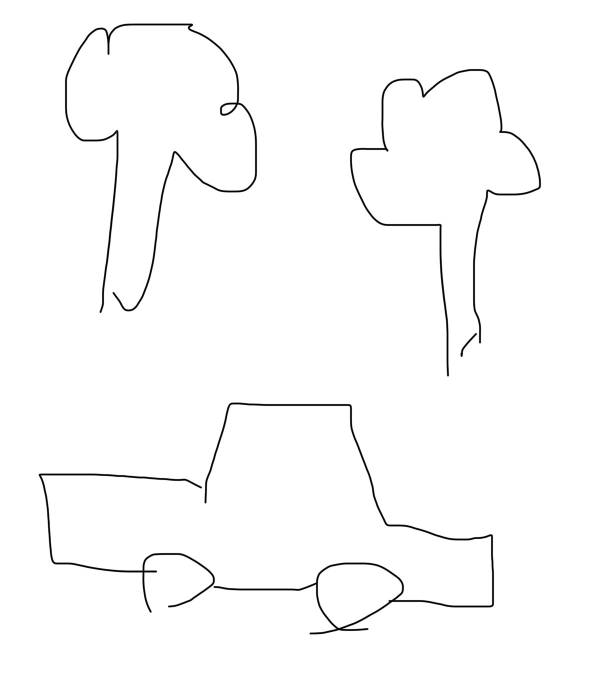
#> input picture assets/IMG_4368.jpg, 1179 x 1347 px (shown at 1/2 size)
$ python photo_to_sketch.py ../assets/IMG_4368.jpg ../assets/scatter_sheet_lineart_char.png
#> lines starting #> are read from the running program, lines starting #| are printed output that depends on the picture; after the words box and inside, x2 and y2 are one past the last pixel; in counts of white or black regions, pixels touching at a corner belong together
#> in photo_file_to_sketch, gray is the input picture: shape (1347, 1179); min 0, max 255, mean 251
"""ホワイトボード等を撮った写真 → クリーンな線画 (白背景・黒線) を抽出。

実機入力 (カメラで撮ったボード上の手描き) を想定:
  - 照明ムラ・グレア・反射・汚れがある不透明ボード + 黒マーカーの線
  - 適応的二値化 (局所閾値) で照明ムラに強くマーカー線を抽出
  - 小ノイズ + 主クラスタから離れた迷い線/ボード縁を除去
  - 線の bbox を margin 付きでクロップ → 白背景の正方キャンバスに contain 配置

HEIC は呼び出し側で PIL+pillow_heif で読み込んで渡すか、 path 指定で cv2 が
読める形式 (PNG/JPG) を渡す。
"""
from __future__ import annotations

from pathlib import Path

import cv2
import numpy as np


def extract_sketch(gray: np.ndarray, canvas: int = 1024, margin: float = 0.10,
                   min_area: int = 80, cluster_expand: float = 0.7) -> np.ndarray | None:
    """グレースケール写真 → 白背景・黒線の正方キャンバス (np.uint8) を返す。

    線が見つからなければ None。
    """
#> called with canvas = 1024, margin = 0.1, min_area = 80, cluster_expand = 0.7
    h, w = gray.shape
#> h = 1347; w = 1179
    sc = 1400.0 / max(h, w)
#> sc = 1.04
    g = cv2.resize(gray, (int(w * sc), int(h * sc)))
    bl = cv2.GaussianBlur(g, (5, 5), 0)
    # 適応的二値化 (暗い線=前景)。 blockSize 大きめで照明ムラに頑健。
    th = cv2.adaptiveThreshold(bl, 255, cv2.ADAPTIVE_THRESH_GAUSSIAN_C,
                               cv2.THRESH_BINARY_INV, 51, 15)
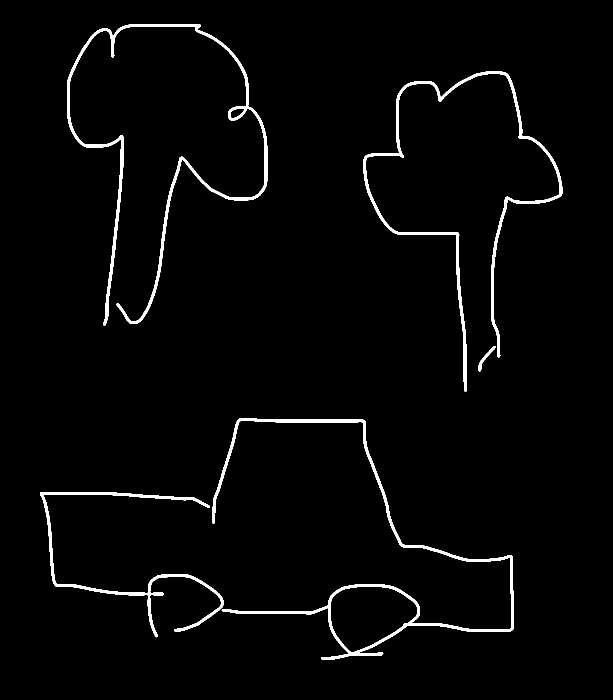
#> th: shape (1400, 1225) (shown at 1/2 size); 2.3% white; 5 white regions, box (x1, y1, x2, y2) and area: (424, 836, 1027, 1320) 11517, (134, 48, 535, 651) 11489, (727, 143, 1125, 783) 9830, (80, 984, 447, 1275) 6172, (956, 692, 991, 743) 341
    n, lab, stats, cent = cv2.connectedComponentsWithStats(th)
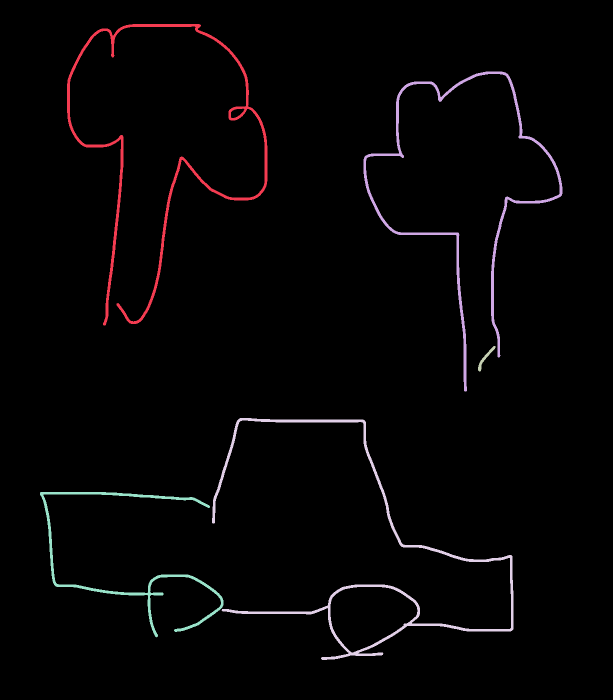
#> lab: shape (1400, 1225) int32 (shown at 1/2 size); 6 distinct labels, from 0 to 5; one colour per label, 0 black
#> n = 6; stats = [[0, 0, 1225, 1400, 1675651], [134, 48, 401, 603, 11489], [727, 143, 398, 640, 9830], [956, 692, 35, 51, 341], [424, 836, 603, 484, 11517], [80, 984, 367, 291, 6172]]; cent = [[612.6, 699.6], [321.4, 309.2], [928.2, 404.1], [970.3, 716.2], [728, 1109.3], [260, 1115.8]]
    comps = [(stats[i, cv2.CC_STAT_AREA], i, cent[i])
             for i in range(1, n) if stats[i, cv2.CC_STAT_AREA] >= min_area]
#> comps = [(11489, 1, [321.4, 309.2]), (9830, 2, [928.2, 404.1]), (341, 3, [970.3, 716.2]), (11517, 4, [728, 1109.3]), (6172, 5, [260, 1115.8])]
    if not comps:
        return None
    # 最大成分 (主題の輪郭) の bbox を基準に、 そこから離れた迷い線/縁を除去
    main = max(comps, key=lambda c: c[0])[1]
#> main = 4
    mx, my, mw, mh = (stats[main, cv2.CC_STAT_LEFT], stats[main, cv2.CC_STAT_TOP],
                      stats[main, cv2.CC_STAT_WIDTH], stats[main, cv2.CC_STAT_HEIGHT])
#> mx = 424; my = 836; mw = 603; mh = 484
    ex, ey = mw * cluster_expand, mh * cluster_expand
#> ex = 422.1; ey = 338.8
    x0e, y0e, x1e, y1e = mx - ex, my - ey, mx + mw + ex, my + mh + ey
#> x0e = 1.9; y0e = 497.2; x1e = 1449.1; y1e = 1658.8
    keep = np.zeros_like(th)
    for area, i, (cx, cy) in comps:
        if x0e <= cx <= x1e and y0e <= cy <= y1e:
            keep[lab == i] = 255
#> this loop made 5 passes
#> (area, cx, cy) on passes 1 to 5: (11489, 321.4, 309.2), (9830, 928.2, 404.1), (341, 970.3, 716.2), (11517, 728, 1109.3), (6172, 260, 1115.8)
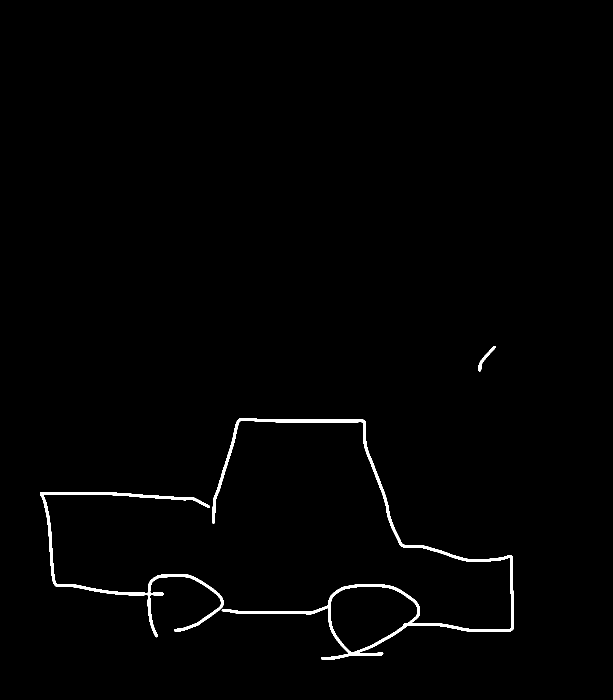
#> keep: shape (1400, 1225) (shown at 1/2 size); 1.1% white; 3 white regions, box (x1, y1, x2, y2) and area: (424, 836, 1027, 1320) 11517, (80, 984, 447, 1275) 6172, (956, 692, 991, 743) 341
    ys, xs = np.where(keep > 0)
#> ys = 18030 values from 692 to 1319; xs = 18030 values, max 1026 at index 10841, min 80 at index 3572, mean 572.4
    if len(xs) == 0:
        return None
    x0, y0, x1, y1 = xs.min(), ys.min(), xs.max(), ys.max()
#> x0 = 80; y0 = 692; x1 = 1026; y1 = 1319
    bw, bh = x1 - x0, y1 - y0
#> bw = 946; bh = 627
    px, py = int(bw * margin), int(bh * margin)
#> px = 94; py = 62
    x0, y0 = max(0, x0 - px), max(0, y0 - py)
#> x0 = 0; y0 = 630
    x1, y1 = min(keep.shape[1], x1 + px), min(keep.shape[0], y1 + py)
#> x1 = 1120; y1 = 1381
    crop = keep[y0:y1, x0:x1]
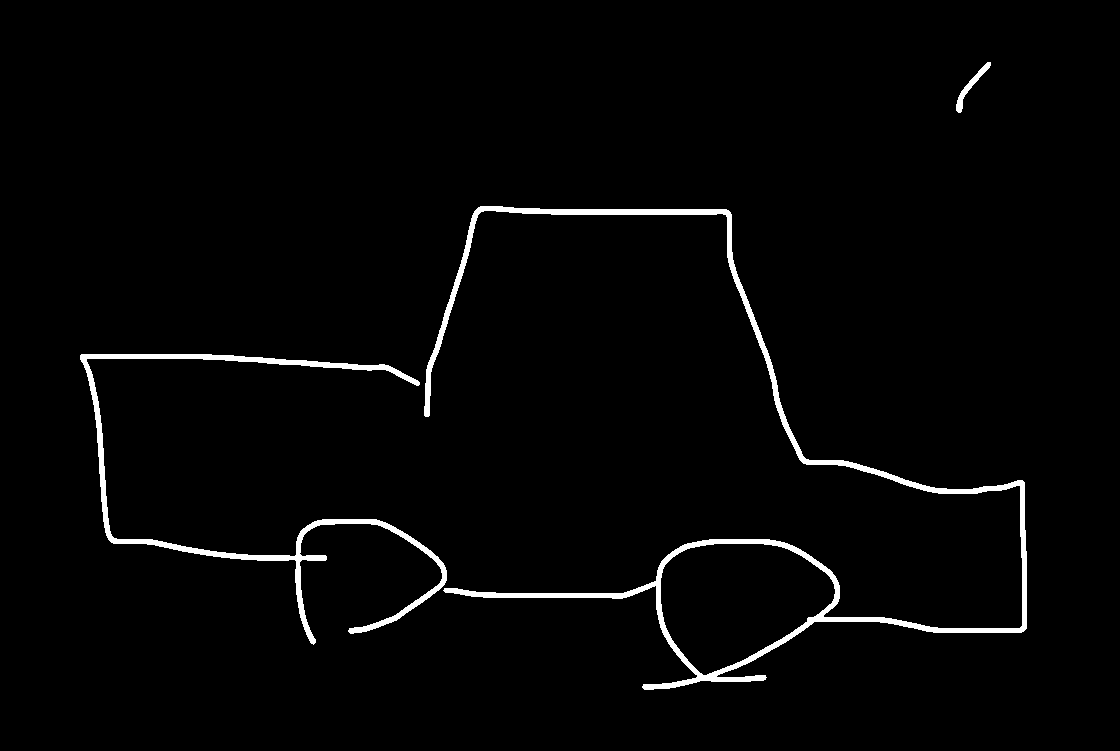
#> crop: shape (751, 1120); 2.1% white; 3 white regions, box (x1, y1, x2, y2) and area: (424, 206, 1027, 690) 11517, (80, 354, 447, 645) 6172, (956, 62, 991, 113) 341
    cb, cw = crop.shape
#> cb = 751; cw = 1120
    s = canvas * 0.95 / max(cb, cw)
#> s = 0.869
    nw, nh = max(1, int(cw * s)), max(1, int(cb * s))
#> nw = 972; nh = 652
    crop = cv2.resize(crop, (nw, nh), interpolation=cv2.INTER_AREA)
#> crop: shape (652, 972)
    out = np.full((canvas, canvas), 255, np.uint8)
    yo, xo = (canvas - nh) // 2, (canvas - nw) // 2
#> yo = 186; xo = 26
    out[yo:yo + nh, xo:xo + nw][crop > 30] = 0
    return out


def photo_file_to_sketch(src, dst, **kw) -> bool:
    """画像ファイル (PNG/JPG/HEIC) → 線画 PNG。 HEIC は pillow_heif で読む。"""
    src = str(src)
    if src.lower().endswith((".heic", ".heif")):
        from PIL import Image
        import pillow_heif
        pillow_heif.register_heif_opener()
        gray = np.array(Image.open(src).convert("L"))
    else:
        gray = cv2.imread(src, cv2.IMREAD_GRAYSCALE)
    if gray is None:
        return False
    out = extract_sketch(gray, **kw)
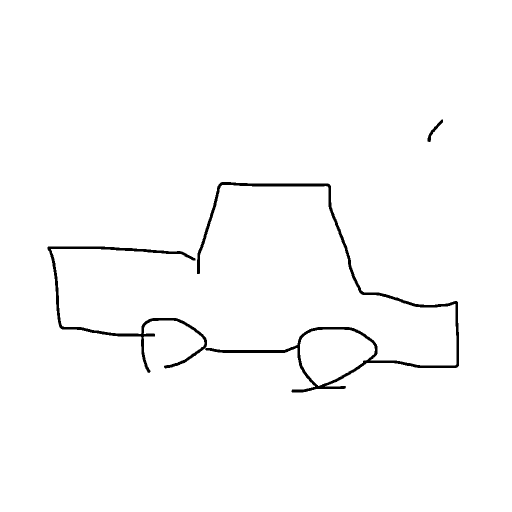
#> out: shape (1024, 1024) (shown at 1/2 size); 98.5% white; 2 black regions, box (x1, y1, x2, y2) and area: (95, 364, 918, 785) 15678, (855, 239, 886, 284) 304
    if out is None:
        return False
    cv2.imwrite(str(dst), out)
    return True


if __name__ == "__main__":
    import sys
    src, dst = sys.argv[1], sys.argv[2]
    print("ok" if photo_file_to_sketch(src, dst) else "FAIL")
